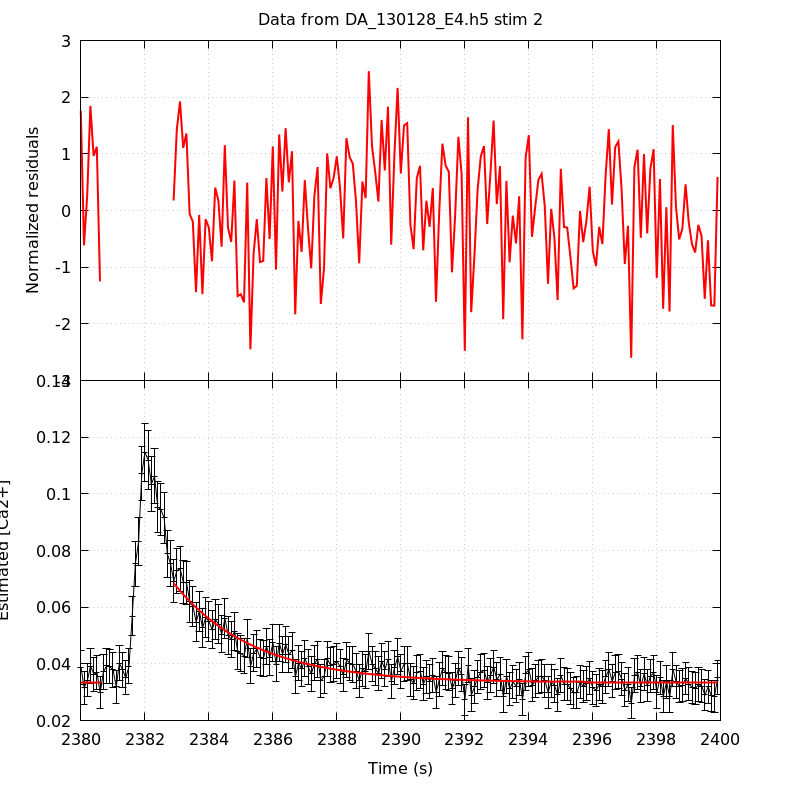

The script that drew this image:
unset key
set grid
set multiplot title 'Data from DA_130128_E4.h5 stim 2' noenhanced layout 2,1 margins 0.1,0.9,0.1,0.95 spacing 0,0
set ylabel 'Normalized residuals'
set xtics format ''
plot 'DA_130128_E4_aba_RatioFit_s2' using 1:4 with lines linecolor rgb 'red' linewidth 2
set format x '%g'
set xlabel 'Time (s)'
set ylabel 'Estimated [Ca2+]'
plot 'DA_130128_E4_aba_CaRatio_s2' using 1:2:($3*1.96) with yerrorlines \
     linecolor rgb 'black' linewidth 1,                \
     'DA_130128_E4_aba_RatioFit_s2' using 1:3 with lines linecolor rgb 'red'\
     linewidth 2
unset multiplot
